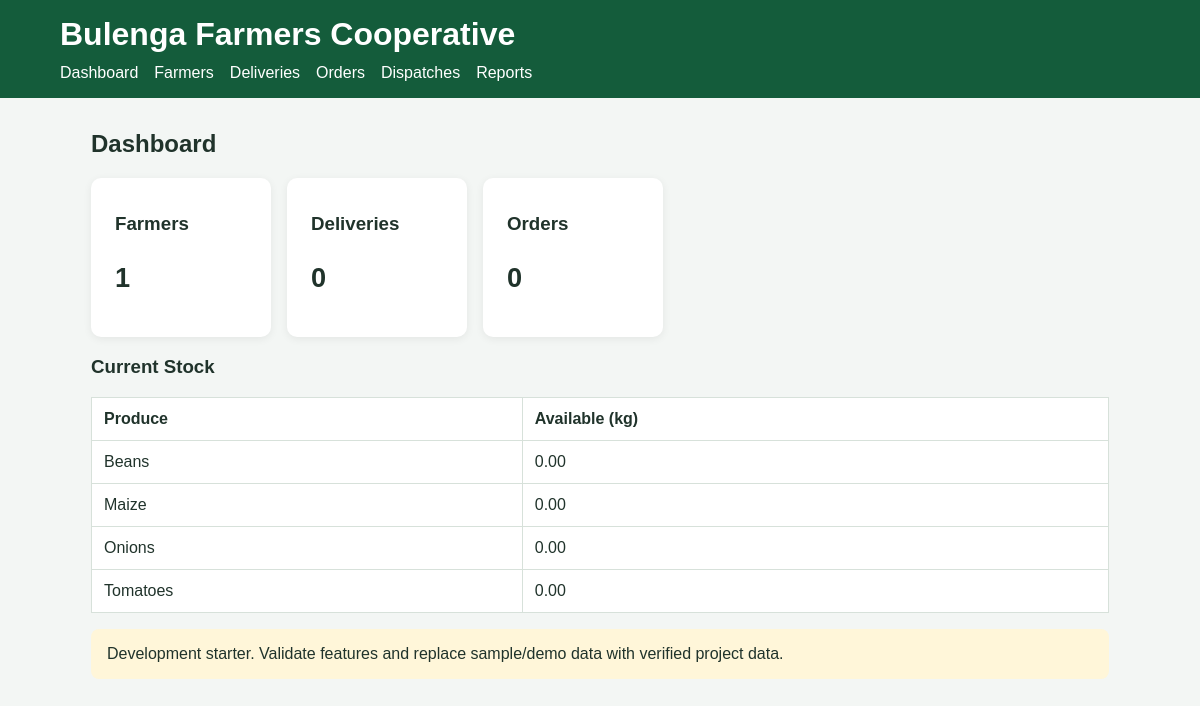
The page / on the database its author committed.
### tables this page shows
CREATE TABLE stock (stock_id INT AUTO_INCREMENT PRIMARY KEY, produce_id INT NOT NULL UNIQUE, quantity_available DECIMAL(12,2) NOT NULL DEFAULT 0, last_updated TIMESTAMP DEFAULT CURRENT_TIMESTAMP ON UPDATE CURRENT_TIMESTAMP, FOREIGN KEY (produce_id) REFERENCES produce(produce_id));

CREATE TABLE produce (produce_id INT AUTO_INCREMENT PRIMARY KEY, name VARCHAR(80) NOT NULL UNIQUE, unit VARCHAR(20) NOT NULL DEFAULT 'kg', category VARCHAR(80));

### index.php (the view)
<?php require 'config.php';
$farmerCount = (int)$pdo->query('SELECT COUNT(*) FROM farmers')->fetchColumn();
$deliveryCount = (int)$pdo->query('SELECT COUNT(*) FROM deliveries')->fetchColumn();
$orderCount = (int)$pdo->query('SELECT COUNT(*) FROM orders')->fetchColumn();
$stock = $pdo->query('SELECT produce.name, stock.quantity_available FROM stock JOIN produce ON stock.produce_id=produce.produce_id ORDER BY produce.name')->fetchAll();
?>
<!doctype html><html><head><meta charset="utf-8"><title>Bulenga Cooperative Dashboard</title><link rel="stylesheet" href="style.css"></head><body>
<header><h1>Bulenga Farmers Cooperative</h1><nav><a href="index.php">Dashboard</a><a href="farmers.php">Farmers</a><a href="deliveries.php">Deliveries</a><a href="orders.php">Orders</a><a href="dispatches.php">Dispatches</a><a href="reports.php">Reports</a></nav></header>
<main><h2>Dashboard</h2><div class="cards"><div class="card"><h3>Farmers</h3><p><?=$farmerCount?></p></div><div class="card"><h3>Deliveries</h3><p><?=$deliveryCount?></p></div><div class="card"><h3>Orders</h3><p><?=$orderCount?></p></div></div>
<h3>Current Stock</h3><table><tr><th>Produce</th><th>Available (kg)</th></tr><?php foreach($stock as $row): ?><tr><td><?=htmlspecialchars($row['name'])?></td><td><?=htmlspecialchars($row['quantity_available'])?></td></tr><?php endforeach; ?></table>
<p class="notice">Development starter. Validate features and replace sample/demo data with verified project data.</p></main></body></html>

### style.css (style rules this page uses)
* { box-sizing:border-box }
body { margin:0;font-family:Arial,sans-serif;background:#f3f6f4;color:#20332b }
header { background:#145c3b;color:#fff;padding:1rem 5% }
header h1 { margin:0 0 .7rem }
nav { display:flex;flex-wrap:wrap;gap:1rem }
nav a { color:#fff;text-decoration:none }
main { max-width:1050px;margin:2rem auto;padding:0 1rem }
.cards { display:flex;gap:1rem;flex-wrap:wrap }
.card { background:white;border-radius:10px;padding:1rem 1.5rem;min-width:180px;box-shadow:0 2px 8px #0001 }
.card p { font-size:1.7rem;font-weight:bold }
table { border-collapse:collapse;width:100%;background:white;margin:1rem 0 }
td,th { padding:.75rem;border:1px solid #d7e1da;text-align:left }
.notice { background:#fff6d9;padding:1rem;border-radius:8px }

### rows shown on the page
stock: produce.name "Beans", quantity_available "0.00"
stock: produce.name "Maize", quantity_available "0.00"
stock: produce.name "Onions", quantity_available "0.00"
stock: produce.name "Tomatoes", quantity_available "0.00"

### other values the page prints
$farmerCount "1"
$deliveryCount "0"
$orderCount "0"
